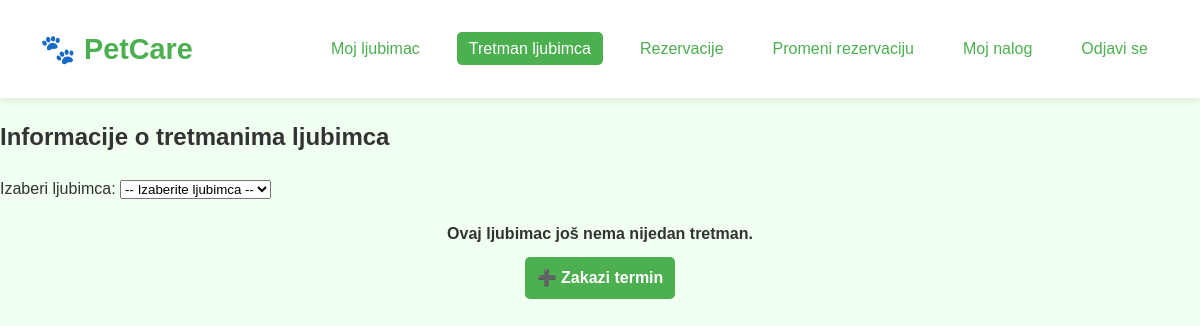
Page /pet_treatments.php?pet_id=2 (signed in) on the earlier database version.
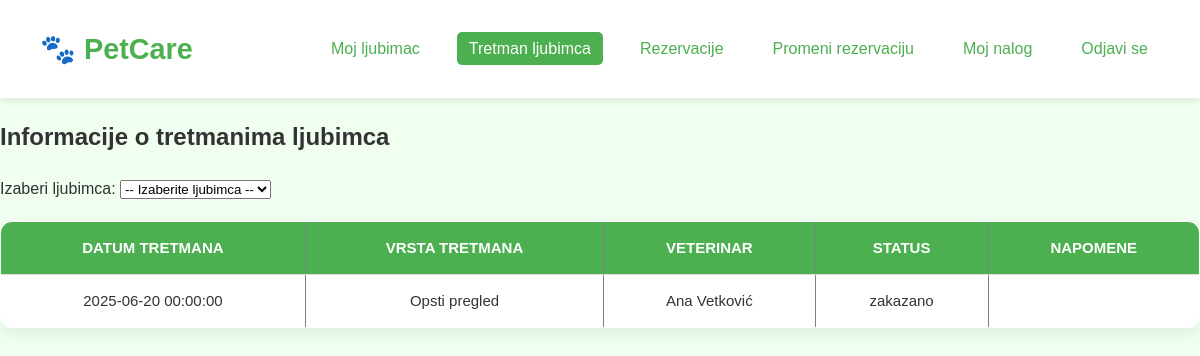
Same page on the later database version.
### tables this page shows
CREATE TABLE `appointments` (
  `id` int(10) UNSIGNED NOT NULL,
  `pet_id` int(10) UNSIGNED NOT NULL,
  `veterinarian_id` int(10) UNSIGNED NOT NULL,
  `service_id` int(10) UNSIGNED NOT NULL,
  `appointment_date` datetime NOT NULL,
  `time_slot` time DEFAULT NULL,
  `status` enum('zakazano','obavljeno','otkazano') DEFAULT 'zakazano',
  `notes` text DEFAULT NULL,
  `created_at` datetime DEFAULT current_timestamp(),
  `reservation_code` varchar(100) DEFAULT NULL,
  `user_id` int(11) DEFAULT NULL,
  `schedule_id` int(11) DEFAULT NULL
);

CREATE TABLE `services` (
  `id` int(10) UNSIGNED NOT NULL,
  `name` varchar(100) NOT NULL,
  `description` text DEFAULT NULL,
  `price` decimal(10,2) NOT NULL CHECK (`price` >= 0)
);

### functions.php (called while the page is built, shortened)
<?php
function get_treatments_by_pet(PDO $pdo, int $pet_id): array {
    $stmt = $pdo->prepare("
        SELECT
            a.appointment_date,
            s.name AS service_name,
            CONCAT(u.first_name, ' ', u.last_name) AS vet_name,
            a.status,
            a.notes
        FROM appointments a
        JOIN services s ON a.service_id = s.id
        JOIN veterinarians v ON a.veterinarian_id = v.id
        JOIN users u ON v.user_id = u.id
        WHERE a.pet_id = ?
        ORDER BY a.appointment_date DESC
    ");
    $stmt->execute([$pet_id]);
    return $stmt->fetchAll(PDO::FETCH_ASSOC);
}

### pet_treatments.php (the view, shortened to what this page needs)
<?php
require_once 'functions.php';
$selectedPetId = $_GET['pet_id'] ?? '';
$treatments = $selectedPetId ? get_treatments_by_pet($pdo, $selectedPetId) : [];
?>
<!DOCTYPE html>
<html lang="sr">
<head>
    <link rel="stylesheet" href="css/css.css">
</head>
<body>
<header>
    <div class="logo">🐾 PetCare</div>
    <nav>
        <ul>
            <li><a href="pet_information.php">Moj ljubimac</a></li>
            <li><a href="pet_treatments.php" class="active">Tretman ljubimca</a></li>
            <li><a href="users_reservation.php">Rezervacije</a></li>
            <li><a href="change_reservation.php">Promeni rezervaciju</a></li>
            <li><a href="user_information.php">Moj nalog</a></li>
            <li><a href="logout.php">Odjavi se</a></li>
        </ul>
    </nav>
</header>
<h2>Informacije o tretmanima ljubimca</h2>
<form method="GET" action="">
    <label for="pet_id">Izaberi ljubimca:</label>
    <select name="pet_id" id="pet_id" onchange="this.form.submit()">
        <option value="">-- Izaberite ljubimca --</option>
    </select>
</form>
<?php if ($selectedPetId && count($treatments) > 0): ?>
    <table border="1" cellpadding="5" cellspacing="0">
        <thead>
        <tr>
            <th>Datum tretmana</th>
            <th>Vrsta tretmana</th>
            <th>Veterinar</th>
            <th>Status</th>
            <th>Napomene</th>
        </tr>
        </thead>
        <tbody>
        <?php foreach ($treatments as $t): ?>
            <tr>
                <td><?= htmlspecialchars($t['appointment_date']) ?></td>
                <td><?= htmlspecialchars($t['service_name']) ?></td>
                <td><?= htmlspecialchars($t['vet_name']) ?></td>
                <td><?= htmlspecialchars($t['status']) ?></td>
                <td><?= htmlspecialchars($t['notes']) ?></td>
            </tr>
        <?php endforeach; ?>
        </tbody>
    </table>
<?php elseif ($selectedPetId): ?>
    <div class="no-treatments">
        Ovaj ljubimac još nema nijedan tretman.<br>
        <a href="users_reservation.php" class="add-link">➕ Zakazi termin</a>
    </div>
<?php endif; ?>
</body>
</html>

Differences in the rows shown:
added appointments: appointment_date "2025-06-20 00:00:00", service.name "Opsti pregled", vet_name "Ana Vetković", status "zakazano"
Other differences:
text no longer shown: "Ovaj ljubimac još nema nijedan tretman. ➕ Zakazi termin"
text now shown: "DATUM TRETMANA VRSTA TRETMANA VETERINAR STATUS NAPOMENE"
